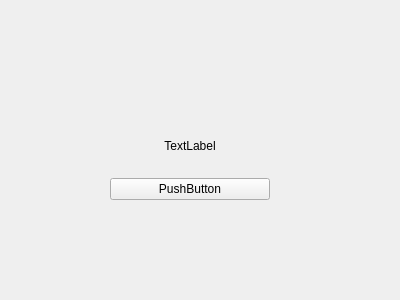
<?xml version="1.0" encoding="UTF-8"?>
<ui version="4.0">
 <class>Form</class>
 <widget class="QWidget" name="Form">
  <property name="geometry">
   <rect>
    <x>0</x>
    <y>0</y>
    <width>400</width>
    <height>300</height>
   </rect>
  </property>
  <property name="windowTitle">
   <string>Form</string>
  </property>
  <widget class="QWidget" name="verticalLayoutWidget">
   <property name="geometry">
    <rect>
     <x>110</x>
     <y>120</y>
     <width>160</width>
     <height>80</height>
    </rect>
   </property>
   <layout class="QVBoxLayout" name="verticalLayout">
    <item>
     <widget class="QLabel" name="label">
      <property name="layoutDirection">
       <enum>Qt::LeftToRight</enum>
      </property>
      <property name="text">
       <string>TextLabel</string>
      </property>
      <property name="alignment">
       <set>Qt::AlignCenter</set>
      </property>
     </widget>
    </item>
    <item>
     <widget class="QPushButton" name="pushButton">
      <property name="text">
       <string>PushButton</string>
      </property>
     </widget>
    </item>
   </layout>
  </widget>
  <action name="actionBase">
   <property name="text">
    <string>Base</string>
   </property>
  </action>
 </widget>
 <resources/>
 <connections/>
</ui>
